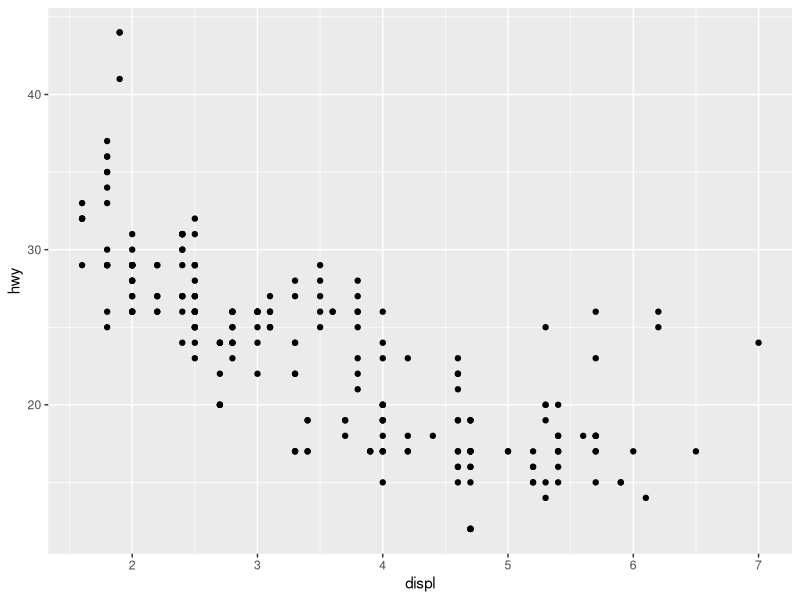
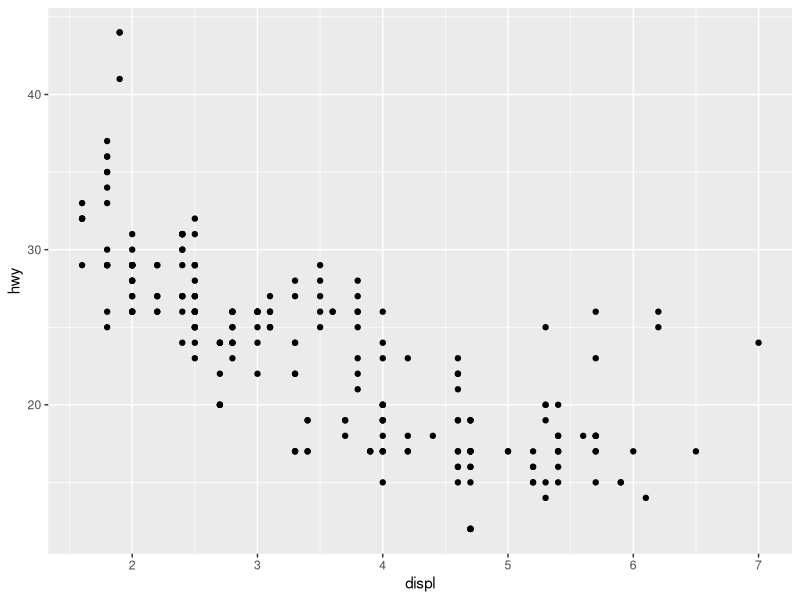
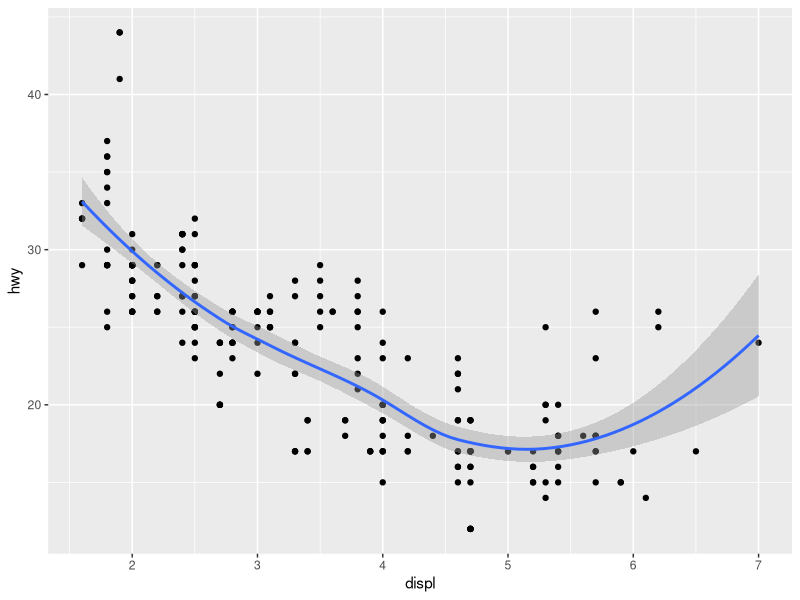
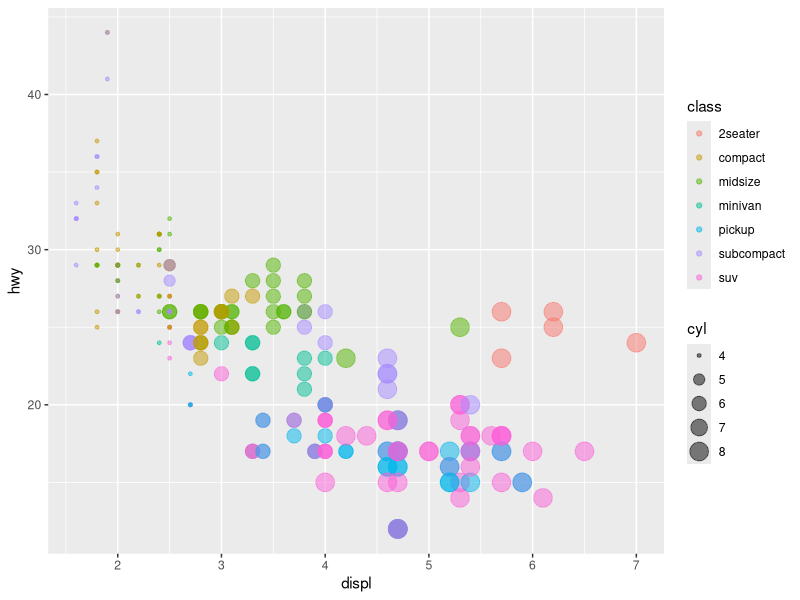
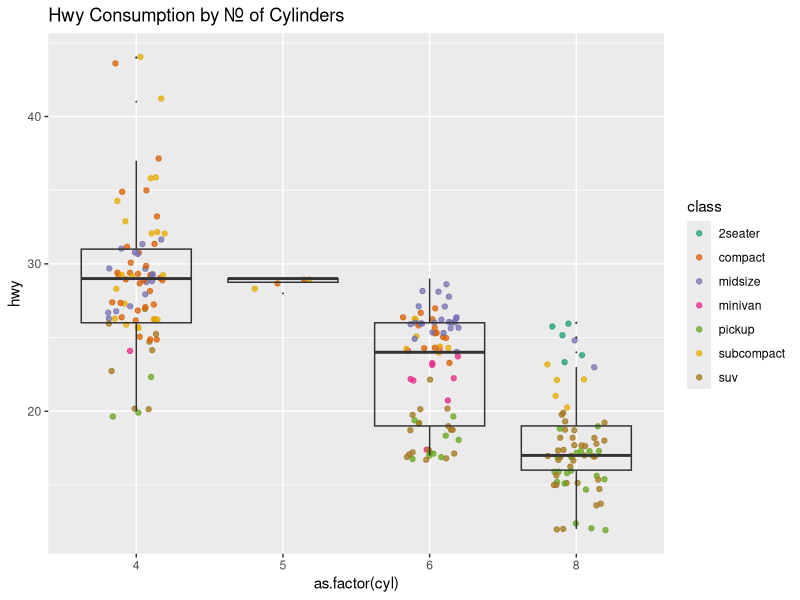

Write R code to recreate these figures, in order.
## ---- chunk 1
# load H. Wickham's tidyverse package. 
# If not installed, install with install.packages("tidyverse")
library(tidyverse)
str(mpg) 

ggplot(data = mpg) + 
  geom_point(mapping = aes(x = displ, y = hwy))

## ---- chunk 2
ggplot() + 
  geom_point(data = mpg, mapping = aes(x = displ, y = hwy))
## ---- chunk 3
ggplot(data = mpg, aes(x = displ, y = hwy)) + 
  geom_point() + geom_smooth()
## ---- chunk 4
ggplot(data = mpg) + 
  geom_point(aes(x = displ, y = hwy, size = cyl, color = class), alpha = 0.5)
## ---- chunk 5
ggplot(data = mpg, aes(x = as.factor(cyl), y = hwy)) + 
  geom_jitter(width = 0.2, alpha = 0.75, aes(color = class)) + 
  geom_boxplot(fill = "transparent", outlier.size = 0) + 
  scale_colour_brewer(palette = "Dark2") +
  ggtitle("Hwy Consumption by Nr. of Cylinders")
